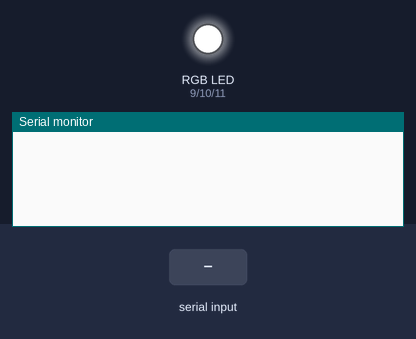
The sketch below on a simulated Arduino Uno, built with avr-gcc and run on an emulated ATmega328P. On the bench: an RGB LED mixed from three pins (HIGH = lit), the last lines printed to the serial monitor. Inputs (shaded band) come from the test bench.

Above: at 1.2 s.
1.3 s: "off" received over the second serial link
At 3.0 s:
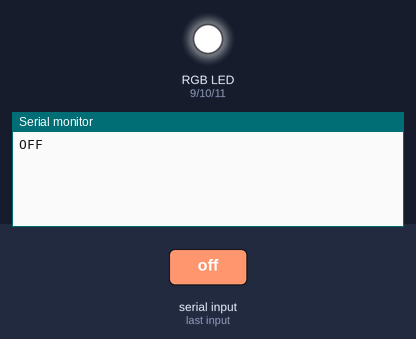
3.8 s: "on" received over the second serial link
At 6.2 s:
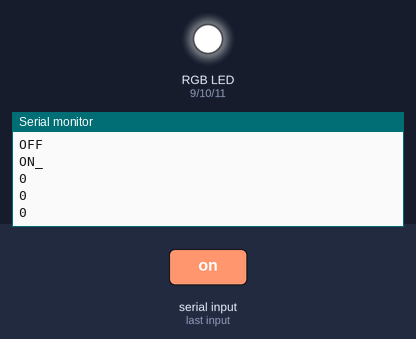

The sketch:

BT_RGB_LED.ino
```cpp
#include <SoftwareSerial.h>

SoftwareSerial btSerial(2, 3); // RX, TX

String btOutput;
int red=9;
int green=10;
int blue=11;
int j;
void setup() {
  Serial.begin(115200);
  btSerial.begin(9600);
  pinMode(red, OUTPUT);
  pinMode(green, OUTPUT);
  pinMode(blue, OUTPUT);
  digitalWrite(red, HIGH);
  digitalWrite(green, HIGH);
  digitalWrite(blue, HIGH);
}

void loop() {
  if (btSerial.available()) {
    btOutput=btSerial.readString();
    String cmd = getValue(btOutput,'_',0);
    String valA = getValue(btOutput,'_',1);
    String valB = getValue(btOutput,'_',2);
    String valC = getValue(btOutput,'_',3);
    if(cmd=="off"){
      digitalWrite(red, HIGH);
      digitalWrite(green, HIGH);
      digitalWrite(blue, HIGH);
      Serial.println("OFF");

    }
    if(cmd=="on"){
      analogWrite(red, 255- valA.toInt());
      analogWrite(green, 255- valB.toInt());
      analogWrite(blue, 255- valC.toInt());
      Serial.println("ON_");
      Serial.println(valA.toInt());
      Serial.println(valB.toInt());
      Serial.println(valC.toInt());
    }
  }
  // if (Serial.available()) {
  //   btSerial.write(Serial.read());
  // }
}

String getValue(String data, char separator, int index)
{
  int found = 0;
  int strIndex[] = {0, -1};
  int maxIndex = data.length()-1;

  for(int i=0; i<=maxIndex && found<=index; i++){
    if(data.charAt(i)==separator || i==maxIndex){
        found++;
        strIndex[0] = strIndex[1]+1;
        strIndex[1] = (i == maxIndex) ? i+1 : i;
    }
  }

  return found>index ? data.substring(strIndex[0], strIndex[1]) : "";
}
```

Measured:
- after the input at 1.3 s, the serial monitor: prints a new line after 1.0 s (image 1)
- after the input at 3.8 s, the serial monitor: prints a new line after 1.0 s (image 2)
